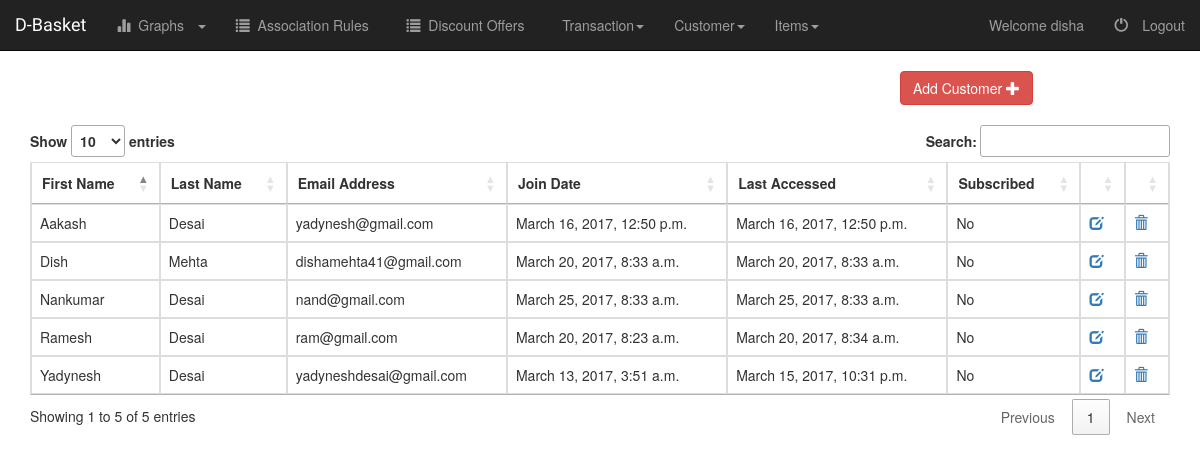
/emp/customer/list/ (signed in), run on an earlier commit of the app's database.
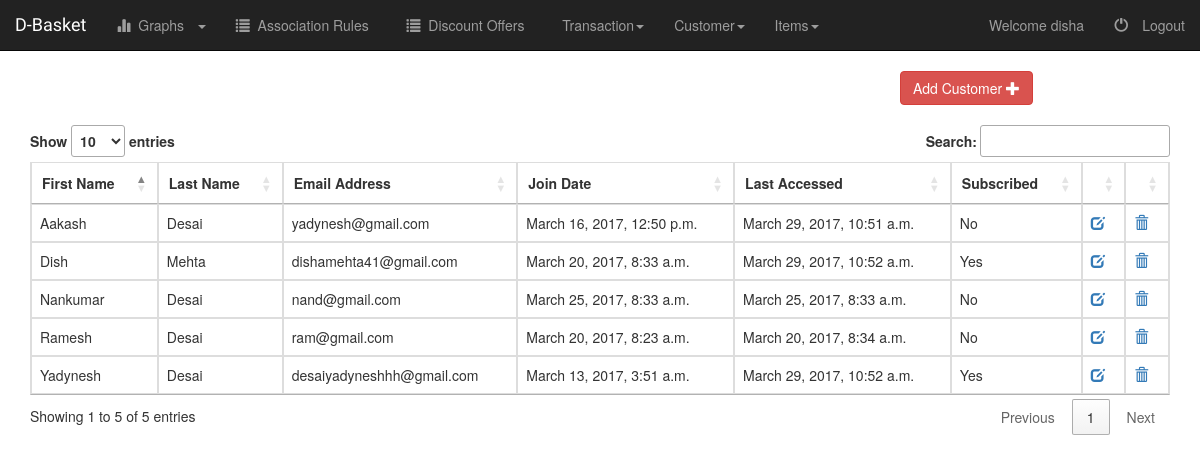
And on a later commit of the database.
### AdminPanel/models.py (models this page shows, shortened)
class Customer(models.Model):
	first_name = models.CharField(max_length = 100,null = False, blank=False, verbose_name = 'First Name')
	last_name = models.CharField(max_length = 100,null = False, blank=False, verbose_name = 'Last Name')
	email_id = models.EmailField(max_length = 100,null = False, blank=False, verbose_name = 'Email address')
	join_date = models.DateTimeField(default = timezone.now, editable = False)
	last_modified = models.DateTimeField(auto_now = True)
	subscribe = models.BooleanField(default = False, verbose_name = 'Subscribed')

### AdminPanel/customer_views.py (the view)
class CustomerListView(generic.ListView):
	template_name = "AdminPanel/customer_list.html"
	context_object_name = 'customer_list'
	def get_queryset(self):
		return Customer.objects.all()

### AdminPanel/templates/AdminPanel/customer_list.html (shortened to what this page needs)
{% extends "base.html" %}
{% block stylesheets %}
	<link rel="stylesheet"
	href="http://cdn.datatables.net/1.10.2/css/jquery.dataTables.min.css"></style>
	<link href="https://maxcdn.bootstrapcdn.com/bootstrap/3.3.7/css/bootstrap.min.css" rel="stylesheet">
{% endblock stylesheets %}
{% block tabs %}
	{% include "AdminPanel/tabs.html" with active_tab='list-customers' %}
{% endblock tabs %}
{% block content %}
	<div class="col-xs-offset-4 col-md-offset-9">
		<a class ="btn btn-danger" href="{% url 'adminpanel:add-customer' %}">
			Add Customer
			<span class="glyphicon glyphicon-plus" aria-hidden="true"/>
		</a>
	</div>
	<br/>
	<div class="container">
		<table class="table table-hover table-bordered dt-responsive" id="customerTable">
			<thead>
				<tr>
					<th>First Name</th>
					<th>Last Name</th>
					<th class="hidden-xs">Email Address</th>
					<th class="hidden-xs">Join Date</th>
					<th class="hidden-xs">Last Accessed</th>
					<th >Subscribed</th>
					<th></th>
					<th></th>
				</tr>
			</thead>
			<tbody>
				{% for customer in customer_list  %}
					<tr>
						<td>{{customer.first_name}}</td>
						<td>{{customer.last_name}}</td>
						<td class="hidden-xs">{{customer.email_id}}</td>
						<td class="hidden-xs">{{customer.join_date}}</td>
						<td class="hidden-xs">{{customer.last_modified}}</td>
						<td>
							{% if customer.subscribe  %}
								Yes
							{% else %}
								No
							{% endif %}
						</td>
						<td>
							<a href="{% url 'adminpanel:update-customer' customer.pk %}">
								<span class="glyphicon glyphicon-edit" aria-hidden="true"/>
							</a>
						</td>
						<td>
							<a href="{% url 'adminpanel:delete-customer' customer.pk %}">
								<span class="glyphicon glyphicon-trash" aria-hidden="true"/>
							</a>
						</td>
					</tr>
				{% endfor %}
			</tbody>
		</table>
	</div>
{% endblock content %}

### AdminPanel/templates/base.html (shortened to what this page needs)
<!DOCTYPE html>
<html>
<head>
	<link href="https://maxcdn.bootstrapcdn.com/bootstrap/3.3.7/css/bootstrap.min.css" rel="stylesheet">
	{% load staticfiles %}
	<link rel="stylesheet" type="text/css" href="{% static "AdminPanel/style.css" %}">
	{% block stylesheets %}
	{% endblock stylesheets %}
</head>
<body>
	<nav class="navbar navbar-inverse navbar-static-top" role="navigation">
		<div class="container-fluid">
			<div class="navbar-header">
				<a class="navbar-brand fontCourgette" href="{% url 'adminpanel:home' %}">D-Basket</a>
			</div>
			<div class="collapse navbar-collapse navbar-ex1-collapse">
			{% if user.is_authenticated  %}
					{% block tabs %}
					{% endblock tabs %}
			{% endif %}
					<ul class="nav navbar-nav navbar-right">
						{% if user.is_authenticated  %}
							<li>
								<a>Welcome {{user.username}}</a>
							</li>
							<li><a href="/accounts/logout">
									<span class="glyphicon glyphicon-off">&nbsp;</span>Logout
								</a>
							</li>
						{% endif %}
					</ul>
				</div>
		</div>
	</nav>
	{% block content %}
	{% endblock content %}
</body>
</html>

### AdminPanel/templates/AdminPanel/tabs.html (shortened to what this page needs)
<ul class="nav navbar-nav">
	<li class="dropdown">
		<a href="#" class="dropdown-toggle" data-toggle="dropdown">
			<span class="glyphicon glyphicon-stats"></span>&nbsp;&nbsp;Graphs&nbsp;&nbsp;
			<b class="caret"></b>
		</a>
	</li>
	<li class="{% if active_tab == 'association_rules' %} active{% endif %}" >
		<a href="{% url 'adminpanel:association_rules' %}" >
			<span class="glyphicon glyphicon-list"></span>&nbsp;&nbsp;Association Rules&nbsp;&nbsp;
		</a>
	</li>
	<li class="{% if active_tab == 'discount_list' %} active{% endif %}" >
		<a href="{% url 'adminpanel:list-discounts' %}" class="" >
			<span class="glyphicon glyphicon-list"></span>&nbsp;&nbsp;Discount Offers&nbsp;&nbsp;
		</a>
	</li>
	<li class="dropdown">
		<a href="#" class="dropdown-toggle" data-toggle="dropdown">Transaction<b class="caret"></b></a>
	</li>
	<li class="dropdown">
		<a href="#" class="dropdown-toggle" data-toggle="dropdown">Customer<b class="caret"></b></a>
	</li>
	<li class="dropdown">
		<a href="#" class="dropdown-toggle" data-toggle="dropdown">Items<b class="caret"></b></a>
	</li>
</ul>

### AdminPanel/static/AdminPanel/style.css (style rules this page uses)
.fontCourgette { font-family: 'Courgette', cursive; }
.navbar { border-radius: 0px; }

What changed in the data, as far as the page shows it:
changed Customer "Yadynesh": email_id "yadyneshdesai@gmail.com" → "desaiyadyneshhh@gmail.com"; last_modified "March 15, 2017, 10:31 p.m." → "March 29, 2017, 10:52 a.m."; subscribe "No" → "Yes"
changed Customer "Aakash": last_modified "March 16, 2017, 12:50 p.m." → "March 29, 2017, 10:51 a.m."
changed Customer "Dish": last_modified "March 20, 2017, 8:33 a.m." → "March 29, 2017, 10:52 a.m."; subscribe "No" → "Yes"
